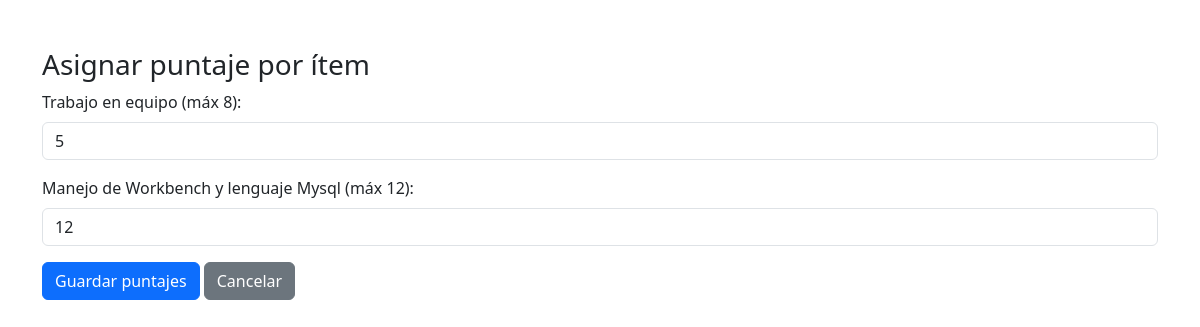
The app's page /php/resultado_item.php?id_persona=5&id_vacante=4 (signed in) with its own data.
### tables this page shows
CREATE TABLE `item` (
  `nro_item` int(11) NOT NULL,
  `ID_Vacante` int(11) NOT NULL,
  `descripcion` varchar(256) NOT NULL,
  `valor_max` int(11) NOT NULL
);

### php/resultado_item.php (the view, shortened to what this page needs)
<?php
require('conection.php');
$idPersona = intval($_GET['id_persona']);
$idVacante = intval($_GET['id_vacante']);
$sqlItems = "SELECT * FROM item WHERE ID_Vacante = $idVacante";
$resultado = mysqli_query($conn, $sqlItems);
$sqlPuntajes = "SELECT nro_item, resultado FROM resultado_item
                WHERE ID_Vacante = $idVacante AND ID = $idPersona";
$resultadoPuntajes = mysqli_query($conn, $sqlPuntajes);
$puntajesExistentes = [];
while ($fila = mysqli_fetch_assoc($resultadoPuntajes)) {
    $puntajesExistentes[$fila['nro_item']] = $fila['resultado'];
}
?>
<!DOCTYPE html>
<html lang="es">
<head>
  <link href="https://cdn.jsdelivr.net/npm/bootstrap@5.3.3/dist/css/bootstrap.min.css" rel="stylesheet">
</head>
<body class="container mt-5">
<h3>Asignar puntaje por ítem</h3>
<form action="guardar_puntajes.php" method="post">
  <?php while($item = mysqli_fetch_assoc($resultado)) {
      $valorActual = $puntajesExistentes[$item['nro_item']] ?? '';
  ?>
    <div class="mb-3">
      <label for="item_<?= $item['nro_item'] ?>" class="form-label">
        <?= htmlspecialchars($item['descripcion']) ?> (máx <?= $item['valor_max'] ?>):
      </label>
      <input
        type="number"
        class="form-control"
        name="puntajes[<?= $item['nro_item'] ?>]"
        id="item_<?= $item['nro_item'] ?>"
        min="0"
        max="<?= $item['valor_max'] ?>"
        value="<?= htmlspecialchars($valorActual) ?>"
        required
      >
    </div>
  <?php } ?>
  <button type="submit" class="btn btn-primary">Guardar puntajes</button>
  <a href="resultados.php?id=<?= $idVacante ?>" class="btn btn-secondary">Cancelar</a>
</form>
</body>
</html>

### records on screen
item: descripcion "Trabajo en equipo", valor_max "8", nro_item "5"
item: descripcion "Manejo de Workbench y lenguaje Mysql", valor_max "12", valor_max+nro_item "12"
